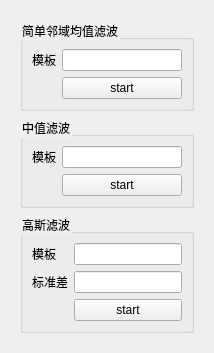
                 <widget class="QWidget" name="subpage_2">
                  <layout class="QGridLayout" name="gridLayout_21">
                   <item row="0" column="0">
                    <widget class="QWidget" name="widget_3" native="true">
                     <property name="styleSheet">
                      <string notr="true">color: rgb(0, 0, 0);</string>
                     </property>
                     <layout class="QGridLayout" name="gridLayout_22">
                      <item row="0" column="0">
                       <widget class="QGroupBox" name="groupBox_4">
                        <property name="styleSheet">
                         <string notr="true">color: rgb(0, 0, 0);</string>
                        </property>
                        <property name="title">
                         <string>简单邻域均值滤波</string>
                        </property>
                        <layout class="QGridLayout" name="gridLayout_20">
                         <item row="0" column="0">
                          <layout class="QGridLayout" name="gridLayout_19">
                           <item row="0" column="0">
                            <widget class="QLabel" name="label_7">
                             <property name="text">
                              <string>模板</string>
                             </property>
                            </widget>
                           </item>
                           <item row="1" column="1">
                            <widget class="QPushButton" name="startAverSmooth">
                             <property name="text">
                              <string>start</string>
                             </property>
                            </widget>
                           </item>
                           <item row="0" column="1">
                            <widget class="QLineEdit" name="mubanEdit"/>
                           </item>
                          </layout>
                         </item>
                        </layout>
                       </widget>
                      </item>
                      <item row="1" column="0">
                       <widget class="QGroupBox" name="groupBox_5">
                        <property name="styleSheet">
                         <string notr="true">color: rgb(0, 0, 0);</string>
                        </property>
                        <property name="title">
                         <string>中值滤波</string>
                        </property>
                        <layout class="QGridLayout" name="gridLayout_25">
                         <item row="0" column="0">
                          <layout class="QGridLayout" name="gridLayout_24">
                           <item row="0" column="0">
                            <widget class="QLabel" name="label_8">
                             <property name="text">
                              <string>模板</string>
                             </property>
                            </widget>
                           </item>
                           <item row="1" column="1">
                            <widget class="QPushButton" name="startmid">
                             <property name="text">
                              <string>start</string>
                             </property>
                            </widget>
                           </item>
                           <item row="0" column="1">
                            <widget class="QLineEdit" name="minSizeEdit"/>
                           </item>
                          </layout>
                         </item>
                        </layout>
                       </widget>
                      </item>
                      <item row="2" column="0">
                       <widget class="QGroupBox" name="groupBox_6">
                        <property name="styleSheet">
                         <string notr="true">color: rgb(0, 0, 0);</string>
                        </property>
                        <property name="title">
                         <string>高斯滤波</string>
                        </property>
                        <layout class="QGridLayout" name="gridLayout_27">
                         <item row="0" column="0">
                          <layout class="QGridLayout" name="gridLayout_26">
                           <item row="0" column="0">
                            <widget class="QLabel" name="label_10">
                             <property name="text">
                              <string>模板</string>
                             </property>
                            </widget>
                           </item>
                           <item row="0" column="1">
                            <widget class="QLineEdit" name="ksizeEdit"/>
                           </item>
                           <item row="1" column="0">
                            <widget class="QLabel" name="label_11">
                             <property name="text">
                              <string>标准差</string>
                             </property>
                            </widget>
                           </item>
                           <item row="1" column="1">
                            <widget class="QLineEdit" name="sigmaEdit_2"/>
                           </item>
                           <item row="2" column="1">
                            <widget class="QPushButton" name="startGaussSmooth">
                             <property name="text">
                              <string>start</string>
                             </property>
                            </widget>
                           </item>
                          </layout>
                         </item>
                        </layout>
                       </widget>
                      </item>
                     </layout>
                    </widget>
                   </item>
                  </layout>
                 </widget>
